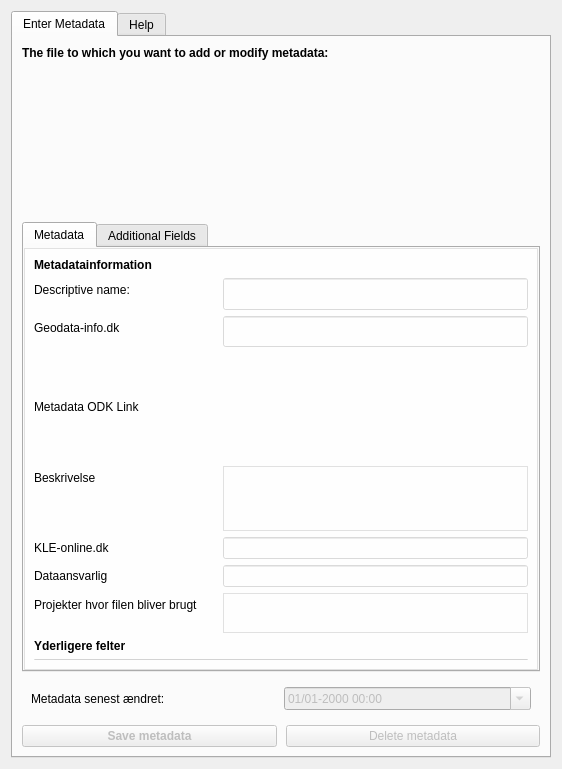
<?xml version="1.0" encoding="UTF-8"?>
<ui version="4.0">
 <class>MetadataFunctionalityDialogBase</class>
 <widget class="QDialog" name="MetadataFunctionalityDialogBase">
  <property name="windowModality">
   <enum>Qt::WindowModal</enum>
  </property>
  <property name="geometry">
   <rect>
    <x>0</x>
    <y>0</y>
    <width>562</width>
    <height>769</height>
   </rect>
  </property>
  <property name="sizePolicy">
   <sizepolicy hsizetype="Fixed" vsizetype="Fixed">
    <horstretch>0</horstretch>
    <verstretch>0</verstretch>
   </sizepolicy>
  </property>
  <property name="minimumSize">
   <size>
    <width>0</width>
    <height>0</height>
   </size>
  </property>
  <property name="windowTitle">
   <string>Metadata-DB-linker</string>
  </property>
  <property name="modal">
   <bool>false</bool>
  </property>
  <layout class="QVBoxLayout" name="verticalLayout_3">
   <item>
    <widget class="QTabWidget" name="help_tab">
     <property name="currentIndex">
      <number>0</number>
     </property>
     <widget class="QWidget" name="tab">
      <attribute name="title">
       <string>Enter Metadata</string>
      </attribute>
      <layout class="QGridLayout" name="gridLayout_5">
       <item row="0" column="0">
        <widget class="QLabel" name="label">
         <property name="font">
          <font>
           <weight>75</weight>
           <bold>true</bold>
          </font>
         </property>
         <property name="text">
          <string>The file to which you want to add or modify metadata:</string>
         </property>
        </widget>
       </item>
       <item row="1" column="0">
        <widget class="QDockWidget" name="treeDock">
         <property name="minimumSize">
          <size>
           <width>40</width>
           <height>147</height>
          </size>
         </property>
         <property name="autoFillBackground">
          <bool>false</bool>
         </property>
         <property name="features">
          <set>QDockWidget::NoDockWidgetFeatures</set>
         </property>
        </widget>
       </item>
       <item row="2" column="0">
        <widget class="QTabWidget" name="tabWidget">
         <property name="sizePolicy">
          <sizepolicy hsizetype="Expanding" vsizetype="Maximum">
           <horstretch>0</horstretch>
           <verstretch>0</verstretch>
          </sizepolicy>
         </property>
         <property name="minimumSize">
          <size>
           <width>0</width>
           <height>450</height>
          </size>
         </property>
         <property name="maximumSize">
          <size>
           <width>16777215</width>
           <height>470</height>
          </size>
         </property>
         <property name="currentIndex">
          <number>0</number>
         </property>
         <widget class="QWidget" name="metadata_tab">
          <attribute name="title">
           <string>Metadata</string>
          </attribute>
          <layout class="QGridLayout" name="gridLayout_2">
           <property name="leftMargin">
            <number>0</number>
           </property>
           <property name="topMargin">
            <number>0</number>
           </property>
           <property name="rightMargin">
            <number>0</number>
           </property>
           <property name="bottomMargin">
            <number>0</number>
           </property>
           <property name="spacing">
            <number>0</number>
           </property>
           <item row="0" column="0">
            <widget class="QScrollArea" name="scrollArea">
             <property name="styleSheet">
              <string notr="true">background-color: rgb(255, 255, 255,0.5);</string>
             </property>
             <property name="lineWidth">
              <number>1</number>
             </property>
             <property name="widgetResizable">
              <bool>true</bool>
             </property>
             <widget class="QWidget" name="scrollAreaWidgetContent">
              <property name="geometry">
               <rect>
                <x>0</x>
                <y>0</y>
                <width>512</width>
                <height>422</height>
               </rect>
              </property>
              <property name="minimumSize">
               <size>
                <width>0</width>
                <height>0</height>
               </size>
              </property>
              <property name="maximumSize">
               <size>
                <width>16777215</width>
                <height>16777215</height>
               </size>
              </property>
              <property name="autoFillBackground">
               <bool>false</bool>
              </property>
              <property name="styleSheet">
               <string notr="true"/>
              </property>
              <layout class="QVBoxLayout" name="verticalLayout">
               <item>
                <layout class="QHBoxLayout" name="horizontalLayout_8">
                 <item>
                  <widget class="QLabel" name="label_2">
                   <property name="maximumSize">
                    <size>
                     <width>127</width>
                     <height>100</height>
                    </size>
                   </property>
                   <property name="font">
                    <font>
                     <weight>75</weight>
                     <bold>true</bold>
                    </font>
                   </property>
                   <property name="text">
                    <string>Metadatainformation</string>
                   </property>
                  </widget>
                 </item>
                 <item>
                  <widget class="QLabel" name="conn_info">
                   <property name="minimumSize">
                    <size>
                     <width>120</width>
                     <height>0</height>
                    </size>
                   </property>
                   <property name="font">
                    <font>
                     <weight>75</weight>
                     <bold>true</bold>
                    </font>
                   </property>
                   <property name="text">
                    <string/>
                   </property>
                  </widget>
                 </item>
                </layout>
               </item>
               <item>
                <layout class="QFormLayout" name="formLayout_main">
                 <property name="sizeConstraint">
                  <enum>QLayout::SetDefaultConstraint</enum>
                 </property>
                 <item row="0" column="0">
                  <widget class="QLabel" name="nameLabel">
                   <property name="focusPolicy">
                    <enum>Qt::TabFocus</enum>
                   </property>
                   <property name="text">
                    <string>Descriptive name:</string>
                   </property>
                   <property name="buddy">
                    <cstring>nameEdit</cstring>
                   </property>
                  </widget>
                 </item>
                 <item row="0" column="1">
                  <widget class="QLineEdit" name="nameEdit">
                   <property name="enabled">
                    <bool>false</bool>
                   </property>
                   <property name="sizePolicy">
                    <sizepolicy hsizetype="Expanding" vsizetype="Minimum">
                     <horstretch>0</horstretch>
                     <verstretch>0</verstretch>
                    </sizepolicy>
                   </property>
                  </widget>
                 </item>
                 <item row="1" column="0">
                  <widget class="QLabel" name="geodatainfoLabel">
                   <property name="text">
                    <string>Geodata-info.dk</string>
                   </property>
                  </widget>
                 </item>
                 <item row="1" column="1">
                  <widget class="QLineEdit" name="geodatainfoEdit">
                   <property name="enabled">
                    <bool>false</bool>
                   </property>
                   <property name="sizePolicy">
                    <sizepolicy hsizetype="Expanding" vsizetype="Minimum">
                     <horstretch>0</horstretch>
                     <verstretch>0</verstretch>
                    </sizepolicy>
                   </property>
                   <property name="text">
                    <string/>
                   </property>
                   <property name="maxLength">
                    <number>255</number>
                   </property>
                  </widget>
                 </item>
                 <item row="3" column="0" colspan="2">
                  <widget class="QLabel" name="metadatabaseodkLabel">
                   <property name="text">
                    <string>Metadata ODK Link</string>
                   </property>
                  </widget>
                 </item>
                 <item row="4" column="0" colspan="2">
                  <widget class="QLabel" name="metadatabaseodk_link">
                   <property name="text">
                    <string/>
                   </property>
                  </widget>
                 </item>
                 <item row="5" column="0">
                  <widget class="QLabel" name="descriptionLabel">
                   <property name="text">
                    <string>Beskrivelse</string>
                   </property>
                  </widget>
                 </item>
                 <item row="5" column="1">
                  <widget class="QTextEdit" name="descriptionEdit">
                   <property name="enabled">
                    <bool>false</bool>
                   </property>
                   <property name="sizePolicy">
                    <sizepolicy hsizetype="Expanding" vsizetype="Minimum">
                     <horstretch>0</horstretch>
                     <verstretch>0</verstretch>
                    </sizepolicy>
                   </property>
                   <property name="minimumSize">
                    <size>
                     <width>0</width>
                     <height>40</height>
                    </size>
                   </property>
                   <property name="maximumSize">
                    <size>
                     <width>16777215</width>
                     <height>65</height>
                    </size>
                   </property>
                  </widget>
                 </item>
                 <item row="6" column="0">
                  <widget class="QLabel" name="kleLabel">
                   <property name="text">
                    <string>KLE-online.dk</string>
                   </property>
                  </widget>
                 </item>
                 <item row="6" column="1">
                  <layout class="QVBoxLayout" name="verticalLayout_7">
                   <item>
                    <layout class="QHBoxLayout" name="horizontalLayout_7">
                     <item>
                      <widget class="QLineEdit" name="kleNoEdit">
                       <property name="enabled">
                        <bool>false</bool>
                       </property>
                      </widget>
                     </item>
                    </layout>
                   </item>
                  </layout>
                 </item>
                 <item row="7" column="0">
                  <widget class="QLabel" name="responsibleLabel">
                   <property name="text">
                    <string>Dataansvarlig</string>
                   </property>
                  </widget>
                 </item>
                 <item row="7" column="1">
                  <widget class="QLineEdit" name="responsibleEdit">
                   <property name="enabled">
                    <bool>false</bool>
                   </property>
                  </widget>
                 </item>
                 <item row="8" column="0">
                  <widget class="QLabel" name="projectLabel">
                   <property name="text">
                    <string>Projekter hvor filen bliver brugt      </string>
                   </property>
                  </widget>
                 </item>
                 <item row="8" column="1">
                  <widget class="QTextEdit" name="projectEdit">
                   <property name="enabled">
                    <bool>false</bool>
                   </property>
                   <property name="sizePolicy">
                    <sizepolicy hsizetype="Expanding" vsizetype="MinimumExpanding">
                     <horstretch>0</horstretch>
                     <verstretch>0</verstretch>
                    </sizepolicy>
                   </property>
                   <property name="maximumSize">
                    <size>
                     <width>16777215</width>
                     <height>40</height>
                    </size>
                   </property>
                  </widget>
                 </item>
                 <item row="2" column="1">
                  <widget class="QLabel" name="geodatainfo_link">
                   <property name="text">
                    <string/>
                   </property>
                  </widget>
                 </item>
                </layout>
               </item>
               <item>
                <widget class="QLabel" name="label_3">
                 <property name="font">
                  <font>
                   <weight>75</weight>
                   <bold>true</bold>
                  </font>
                 </property>
                 <property name="text">
                  <string>Yderligere felter</string>
                 </property>
                </widget>
               </item>
               <item>
                <widget class="QTableView" name="tableView">
                 <property name="enabled">
                  <bool>false</bool>
                 </property>
                 <property name="maximumSize">
                  <size>
                   <width>16777215</width>
                   <height>1</height>
                  </size>
                 </property>
                 <property name="font">
                  <font>
                   <pointsize>10</pointsize>
                  </font>
                 </property>
                 <property name="selectionBehavior">
                  <enum>QAbstractItemView::SelectRows</enum>
                 </property>
                 <property name="showGrid">
                  <bool>true</bool>
                 </property>
                 <attribute name="horizontalHeaderStretchLastSection">
                  <bool>true</bool>
                 </attribute>
                </widget>
               </item>
               <item>
                <layout class="QFormLayout" name="additional_form"/>
               </item>
              </layout>
             </widget>
            </widget>
           </item>
          </layout>
         </widget>
         <widget class="QWidget" name="additional_tab">
          <attribute name="title">
           <string>Additional Fields</string>
          </attribute>
          <layout class="QGridLayout" name="gridLayout_3">
           <item row="0" column="0">
            <layout class="QFormLayout" name="additional_form_3">
             <property name="horizontalSpacing">
              <number>6</number>
             </property>
            </layout>
           </item>
          </layout>
         </widget>
        </widget>
       </item>
       <item row="4" column="0">
        <widget class="QWidget" name="widget_4" native="true">
         <layout class="QHBoxLayout" name="horizontalLayout_6">
          <property name="spacing">
           <number>9</number>
          </property>
          <property name="leftMargin">
           <number>0</number>
          </property>
          <property name="topMargin">
           <number>0</number>
          </property>
          <property name="rightMargin">
           <number>0</number>
          </property>
          <property name="bottomMargin">
           <number>0</number>
          </property>
          <item>
           <widget class="QPushButton" name="saveRecordButton">
            <property name="enabled">
             <bool>false</bool>
            </property>
            <property name="font">
             <font>
              <weight>75</weight>
              <bold>true</bold>
             </font>
            </property>
            <property name="text">
             <string>Save metadata</string>
            </property>
            <property name="default">
             <bool>true</bool>
            </property>
           </widget>
          </item>
          <item>
           <widget class="QPushButton" name="deleteRecordButton">
            <property name="enabled">
             <bool>false</bool>
            </property>
            <property name="font">
             <font>
              <italic>false</italic>
             </font>
            </property>
            <property name="text">
             <string>Delete metadata</string>
            </property>
           </widget>
          </item>
         </layout>
        </widget>
       </item>
       <item row="3" column="0">
        <widget class="QWidget" name="widget_3" native="true">
         <layout class="QGridLayout" name="gridLayout_4">
          <item row="0" column="0">
           <widget class="QLabel" name="date_label">
            <property name="text">
             <string>Metadata senest ændret: </string>
            </property>
           </widget>
          </item>
          <item row="0" column="1">
           <widget class="QDateTimeEdit" name="dateEdit">
            <property name="enabled">
             <bool>false</bool>
            </property>
            <property name="displayFormat">
             <string>dd/MM-yyyy HH:mm</string>
            </property>
            <property name="calendarPopup">
             <bool>true</bool>
            </property>
           </widget>
          </item>
         </layout>
        </widget>
       </item>
      </layout>
     </widget>
     <widget class="QWidget" name="tab_2">
      <attribute name="title">
       <string>Help</string>
      </attribute>
      <layout class="QVBoxLayout" name="verticalLayout_2">
       <item>
        <widget class="QTextBrowser" name="textBrowser">
         <property name="whatsThis">
          <string/>
         </property>
         <property name="html">
          <string>&lt;!DOCTYPE HTML PUBLIC &quot;-//W3C//DTD HTML 4.0//EN&quot; &quot;http://www.w3.org/TR/REC-html40/strict.dtd&quot;&gt;
&lt;html&gt;&lt;head&gt;&lt;meta name=&quot;qrichtext&quot; content=&quot;1&quot; /&gt;&lt;style type=&quot;text/css&quot;&gt;
p, li { white-space: pre-wrap; }
&lt;/style&gt;&lt;/head&gt;&lt;body style=&quot; font-family:'MS Shell Dlg 2'; font-size:8.25pt; font-weight:400; font-style:normal;&quot;&gt;
&lt;p style=&quot; margin-top:0px; margin-bottom:0px; margin-left:0px; margin-right:0px; -qt-block-indent:0; text-indent:0px;&quot;&gt;&lt;span style=&quot; font-size:8pt;&quot;&gt;With Metadata-DB-linker you can use QGIS to enter metadata to new and existing tables stored in a Postgresdatabase.&lt;/span&gt;&lt;/p&gt;
&lt;p style=&quot;-qt-paragraph-type:empty; margin-top:0px; margin-bottom:0px; margin-left:0px; margin-right:0px; -qt-block-indent:0; text-indent:0px; font-size:8pt;&quot;&gt;&lt;br /&gt;&lt;/p&gt;
&lt;p style=&quot; margin-top:0px; margin-bottom:0px; margin-left:0px; margin-right:0px; -qt-block-indent:0; text-indent:0px;&quot;&gt;&lt;span style=&quot; font-size:8pt; font-weight:600;&quot;&gt;The first time you use the plugin:&lt;/span&gt;&lt;/p&gt;
&lt;p style=&quot; margin-top:0px; margin-bottom:0px; margin-left:0px; margin-right:0px; -qt-block-indent:0; text-indent:0px;&quot;&gt;&lt;span style=&quot; font-size:8pt;&quot;&gt;1. Create the table in which metadata will be stored. See sql-definition of the table under the Settings-dialog. &lt;/span&gt;&lt;/p&gt;
&lt;p style=&quot; margin-top:0px; margin-bottom:0px; margin-left:0px; margin-right:0px; -qt-block-indent:0; text-indent:0px;&quot;&gt;&lt;span style=&quot; font-size:8pt;&quot;&gt;2. In the settings-dialog: Specify host, port, schema, tablename, username and password to the database in which the metadata-table is stored. If you want to automatically assign kle-journalnumbers, specify taxonurl and taxon taxonomy.&lt;/span&gt;&lt;/p&gt;
&lt;p style=&quot;-qt-paragraph-type:empty; margin-top:0px; margin-bottom:0px; margin-left:0px; margin-right:0px; -qt-block-indent:0; text-indent:0px; font-size:8pt;&quot;&gt;&lt;br /&gt;&lt;/p&gt;
&lt;p style=&quot; margin-top:0px; margin-bottom:0px; margin-left:0px; margin-right:0px; -qt-block-indent:0; text-indent:0px;&quot;&gt;&lt;span style=&quot; font-size:8pt; font-weight:600;&quot;&gt;How to use the plugin:&lt;/span&gt;&lt;/p&gt;
&lt;p style=&quot; margin-top:0px; margin-bottom:0px; margin-left:0px; margin-right:0px; -qt-block-indent:0; text-indent:0px;&quot;&gt;&lt;span style=&quot; font-size:8pt; text-decoration: underline;&quot;&gt;Adding metadata to a new table with DB Manager:&lt;/span&gt;&lt;/p&gt;
&lt;p style=&quot; margin-top:0px; margin-bottom:0px; margin-left:0px; margin-right:0px; -qt-block-indent:0; text-indent:0px;&quot;&gt;&lt;span style=&quot; font-size:8pt;&quot;&gt;The dialogbox to enter metadata is automatically launched when a new table is added to a postgresdatabase with the import function in DB Manager or created as a new table with DB Manager. Enter metadata in the fields and save.&lt;/span&gt;&lt;/p&gt;
&lt;p style=&quot;-qt-paragraph-type:empty; margin-top:0px; margin-bottom:0px; margin-left:0px; margin-right:0px; -qt-block-indent:0; text-indent:0px; font-size:8pt;&quot;&gt;&lt;br /&gt;&lt;/p&gt;
&lt;p style=&quot; margin-top:0px; margin-bottom:0px; margin-left:0px; margin-right:0px; -qt-block-indent:0; text-indent:0px;&quot;&gt;&lt;span style=&quot; font-size:8pt; text-decoration: underline;&quot;&gt;Adding or changing metadata to an existing table:&lt;/span&gt;&lt;/p&gt;
&lt;p style=&quot; margin-top:0px; margin-bottom:0px; margin-left:0px; margin-right:0px; -qt-block-indent:0; text-indent:0px;&quot;&gt;&lt;span style=&quot; font-size:8pt;&quot;&gt;Metadata to existing tables can be added or changed with the dialog from either the Plugin-menu or the plugin-button. In the dialog, navigate to the table to which you want to add or change metadata. Enter metadata in the fields and save.&lt;/span&gt;&lt;/p&gt;
&lt;p style=&quot;-qt-paragraph-type:empty; margin-top:0px; margin-bottom:0px; margin-left:0px; margin-right:0px; -qt-block-indent:0; text-indent:0px; font-size:8pt;&quot;&gt;&lt;br /&gt;&lt;/p&gt;
&lt;p style=&quot; margin-top:0px; margin-bottom:0px; margin-left:0px; margin-right:0px; -qt-block-indent:0; text-indent:0px;&quot;&gt;&lt;span style=&quot; font-size:8pt;&quot;&gt;For mere information see: &lt;/span&gt;&lt;/p&gt;
&lt;p style=&quot; margin-top:0px; margin-bottom:0px; margin-left:0px; margin-right:0px; -qt-block-indent:0; text-indent:0px;&quot;&gt;&lt;a href=&quot;https://github.com/Septima/qgis-metadatafunctionality/blob/master/README.md&quot;&gt;&lt;span style=&quot; font-size:8pt; text-decoration: underline; color:#0000ff;&quot;&gt;https://github.com/Septima/qgis-metadatafunctionality/&lt;/span&gt;&lt;/a&gt;&lt;/p&gt;&lt;/body&gt;&lt;/html&gt;</string>
         </property>
        </widget>
       </item>
      </layout>
     </widget>
    </widget>
   </item>
  </layout>
 </widget>
 <resources/>
 <connections/>
</ui>
